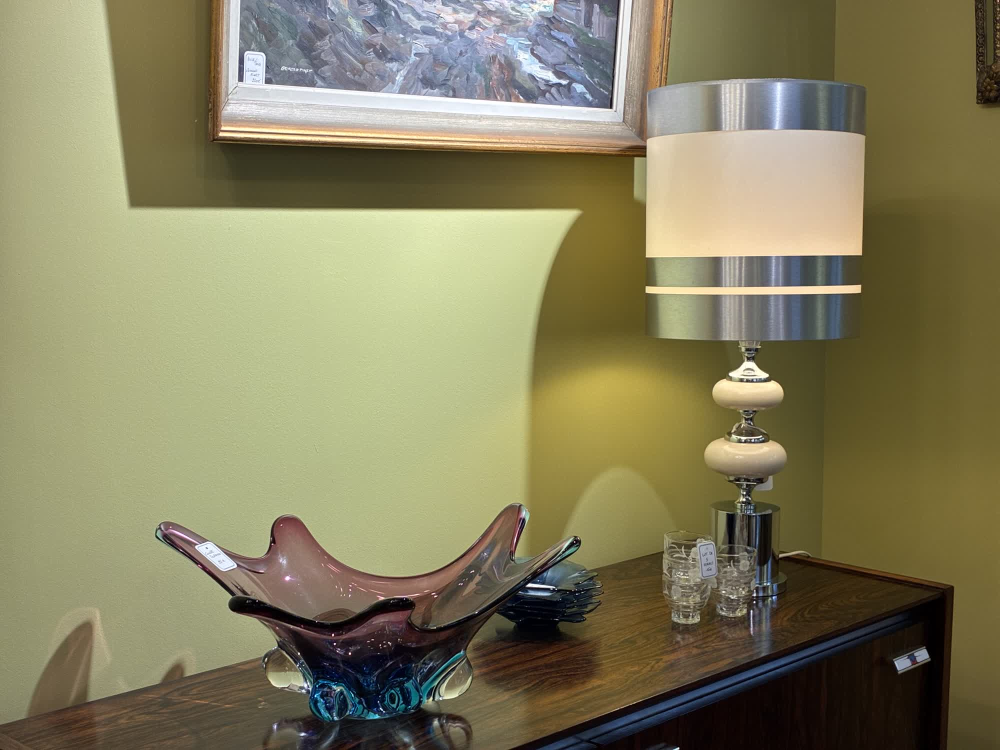
#> input picture images/IMG_7245r.jpeg, 2000 x 1500 px, given as the content of the folder ../images/IMG_7245r.jpeg, which was not available (shown at 1/2 size)
$ python convert_events.py ../images/IMG_7245r.jpeg
#> lines starting #> are read from the running program, lines starting #| are printed output that depends on the picture
"""
Convert event photos (JPG) to WebP at three sizes.

Usage (run from repo root):
    python scripts/convert_events.py assets/img/events/la-choza-studio

Output structure:
    {folder}/480/{name}-480.webp
    {folder}/800/{name}-800.webp
    {folder}/1400/{name}-1400.webp

After verifying output, remove the original JPGs:
    git rm assets/img/events/la-choza-studio/*.jpg
"""

import sys
from pathlib import Path
from PIL import Image, ImageOps

SIZES = [480, 800, 1400]
QUALITY = 85


def convert(src: Path, dst: Path, max_width: int):
    img = Image.open(src)
    img = ImageOps.exif_transpose(img)
    if img.width > max_width:
        img.thumbnail((max_width, max_width * 4))
    img.save(dst, "WEBP", quality=QUALITY)


def process_folder(folder: Path):
    jpgs = sorted(folder.glob("*.jpg")) + sorted(folder.glob("*.jpeg"))
    if not jpgs:
        print(f"No JPG files found in {folder}")
        return

    for size in SIZES:
        (folder / str(size)).mkdir(exist_ok=True)

    errors = []
    for src in jpgs:
        stem = src.stem
        for size in SIZES:
            dst = folder / str(size) / f"{stem}-{size}.webp"
            try:
                convert(src, dst, max_width=size)
#> in convert, img is the input picture: PIL image 2000x1500 RGB; mean R, G, B 133.8, 128.5, 96
#> in convert, `img.thumbnail((max_width, max_width * 4))`:
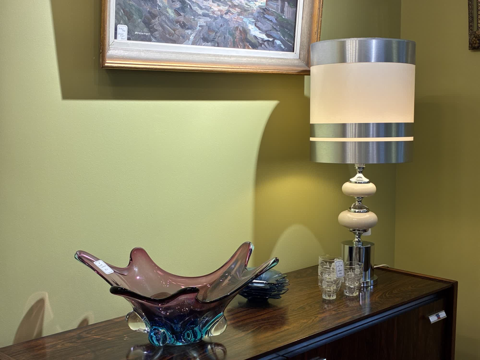
#> img: PIL image 480x360 RGB; mean R, G, B 133.9, 128.6, 96.1
                print(f"  {dst}")
            except Exception as e:
                errors.append(f"{src}: {e}")

    if errors:
        print(f"\n{len(errors)} error(s):")
        for e in errors:
            print(f"  {e}")
    else:
        print(f"\nDone. Converted {len(jpgs)} image(s) to {len(SIZES)} sizes each.")
        print(f"\nVerify output, then remove originals:")
        print(f"  git rm {folder}/*.jpg")


if __name__ == "__main__":
    if len(sys.argv) != 2:
        print("Usage: python scripts/convert_events.py <event-folder>")
        sys.exit(1)
    process_folder(Path(sys.argv[1]))

$ run again, on images/IMG_7247r.jpeg
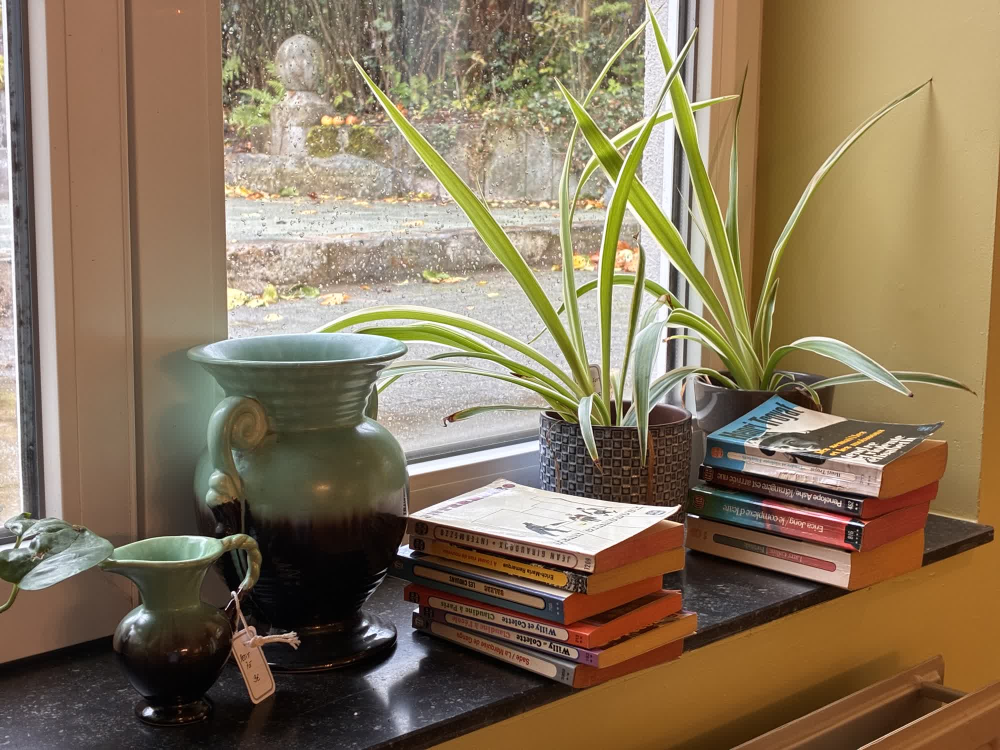
#> input picture images/IMG_7247r.jpeg, 2000 x 1500 px, given as the content of the folder ../images/IMG_7247r.jpeg, which was not available (shown at 1/2 size)
#> in convert, img is the input picture: PIL image 2000x1500 RGB; mean R, G, B 135.6, 117.8, 92.1
#> in convert, `img.thumbnail((max_width, max_width * 4))`:
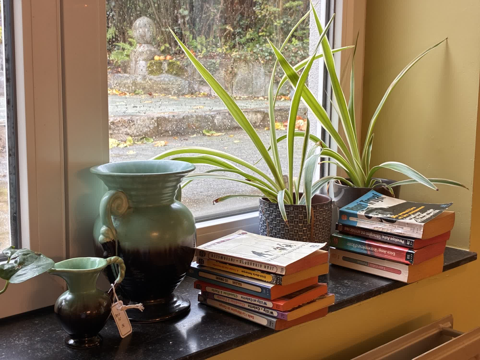
#> img: PIL image 480x360 RGB; mean R, G, B 135.7, 117.9, 92.2

$ run again, on images/IMG_7248r.jpeg
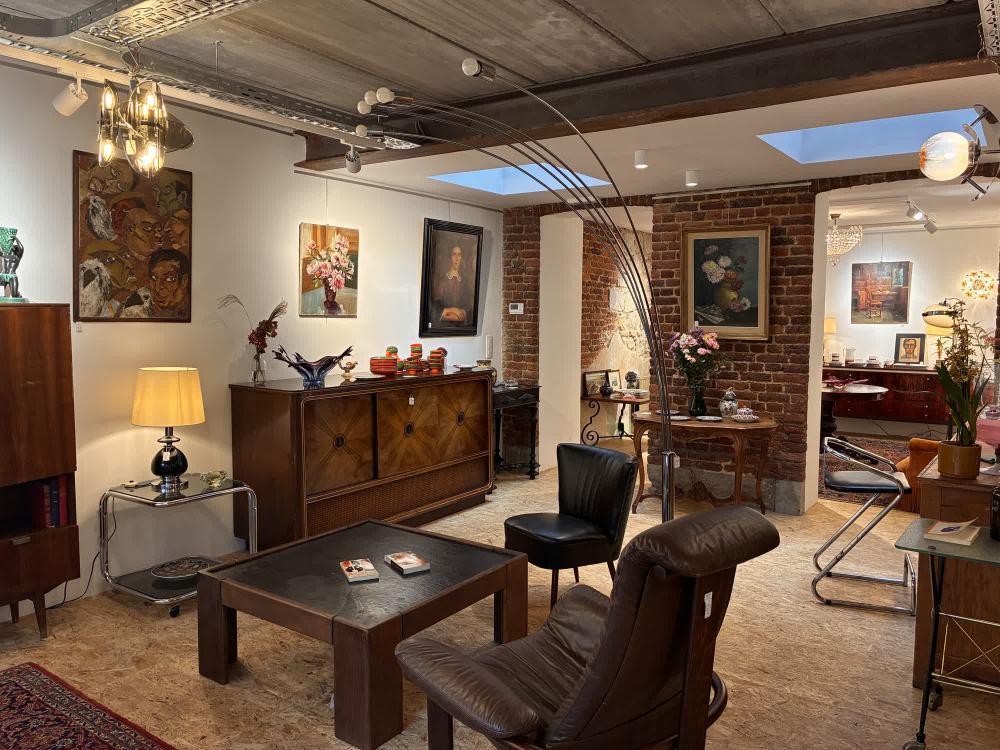
#> input picture images/IMG_7248r.jpeg, 2000 x 1500 px, given as the content of the folder ../images/IMG_7248r.jpeg, which was not available (shown at 1/2 size)
#> in convert, img is the input picture: PIL image 2000x1500 RGB; mean R, G, B 114, 91.5, 73.6
#> in convert, `img.thumbnail((max_width, max_width * 4))`:
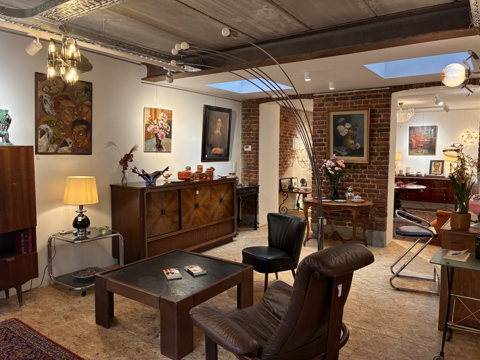
#> img: PIL image 480x360 RGB; mean R, G, B 114.1, 91.6, 73.7
